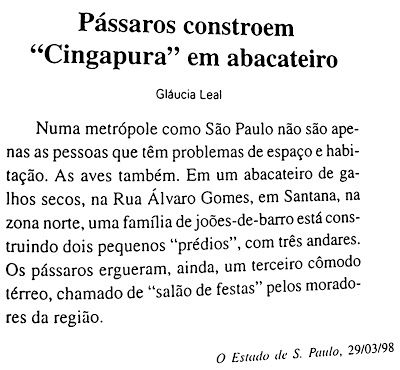
#> input picture Imagens/noticia.jpg, 400 x 370 px
$ python app.py
#> lines starting #> are read from the running program, lines starting #| are printed output that depends on the picture; after the words box and inside, x2 and y2 are one past the last pixel; in counts of white or black regions, pixels touching at a corner belong together
import cv2
import pytesseract

#OCR (Reconhecimento Óptico de Caracteres)

pytesseract.pytesseract.tesseract_cmd = r'G:/Códigos/Tesseract/tesseract.exe'

def extracao_texto(path_imagem):
    #carregar a imagem utilizando OpenCV
#> called with path_imagem = 'Imagens/noticia.jpg'
    imagem = cv2.imread(path_imagem)
#> imagem is the input picture: shape (370, 400, 3); min 0, max 255, mean 232.3

    # Converter a imagem para escala de cinza, pois o tesseract funciona melhor em escala de cinza
    gray_image = cv2.cvtColor(imagem, cv2.COLOR_BGR2GRAY)

    # Realizar a binarização da imagem (opcional)
    _, binarized_image = cv2.threshold(gray_image, 0, 255, cv2.THRESH_BINARY | cv2.THRESH_OTSU)
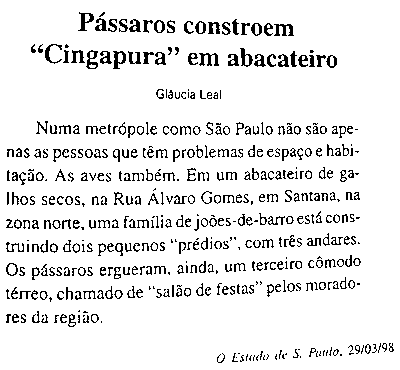
#> binarized_image: shape (370, 400); 91.2% white; black in thin lines or dots

    # Extrair texto usando Tesseract OCR
#> (the run stopped early here; a loop or call above may not have finished)

$ run again, with Imagens/placa3.JPG copied over Imagens/noticia.jpg
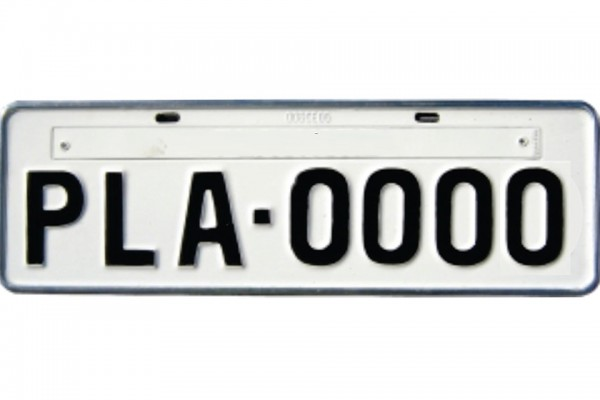
#> input picture Imagens/placa3.JPG, 600 x 400 px
#> in extracao_texto, imagem is the input picture: shape (400, 600, 3); mean B, G, R 213.9, 214.5, 213.4
#> in extracao_texto, `_, binarized_image = cv2.threshold(gray_image, 0, 255, cv2.THRESH_BINA..`:
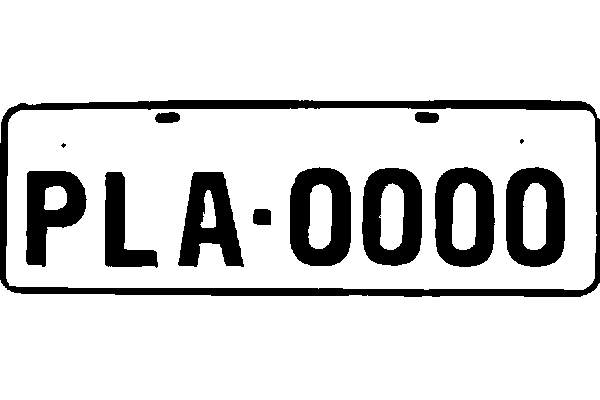
#> binarized_image: shape (400, 600); 84.7% white; 13 black regions (2 under 20 px), largest, box (x1, y1, x2, y2) and area: (0, 100, 600, 297) 10904, (290, 167, 351, 266) 4072, (506, 167, 565, 267) 3854
